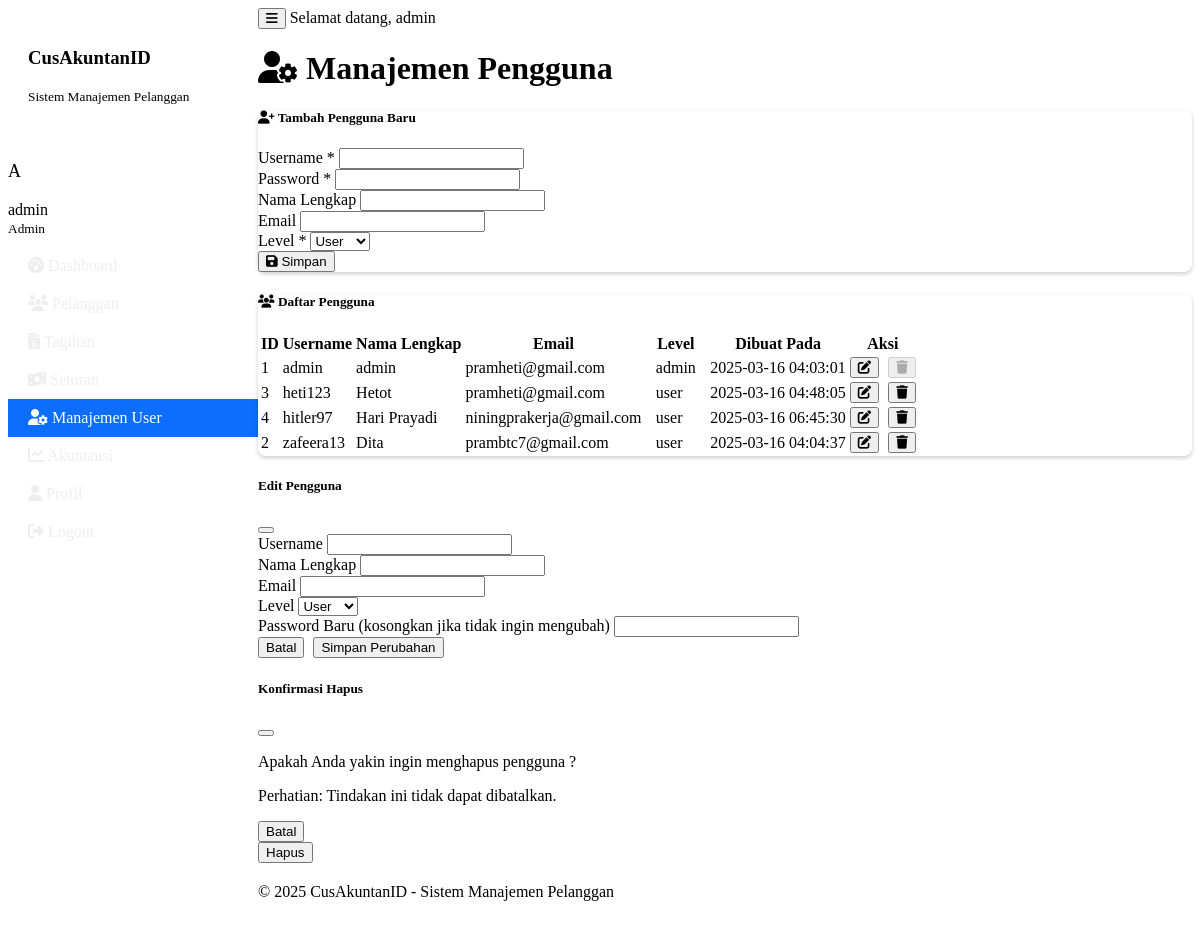
Screenshot of /users (signed in) with the database file from the repository.
### tables this page shows
CREATE TABLE pengguna (
            id INTEGER PRIMARY KEY,
            username TEXT UNIQUE NOT NULL,
            password_hash TEXT NOT NULL,
            nama_lengkap TEXT,
            email TEXT,
            level TEXT DEFAULT 'user',
            dibuat_pada TEXT
        );

### main.py (the view)
    def decorated_function(*args, **kwargs):
        if 'user' not in session:
            flash('Anda perlu login terlebih dahulu.', 'warning')
            return redirect(url_for('login'))
        if session['user'].get('level') != 'admin':
            flash('Anda tidak memiliki hak akses ke halaman ini.', 'danger')
            return redirect(url_for('dashboard'))
        return f(*args, **kwargs)

### main.py (called while the page is built)
@app.context_processor
def inject_now():
    return {'now': datetime.datetime.now()}

def admin_required(f):
    def decorated_function(*args, **kwargs):
        if 'user' not in session:
            flash('Anda perlu login terlebih dahulu.', 'warning')
            return redirect(url_for('login'))
        if session['user'].get('level') != 'admin':
            flash('Anda tidak memiliki hak akses ke halaman ini.', 'danger')
            return redirect(url_for('dashboard'))
        return f(*args, **kwargs)
    decorated_function.__name__ = f.__name__
    return decorated_function

@app.route('/users')
@admin_required
def user_list():
    users = pengguna_manager.get_all_users()
    return render_template('user_management.html', users=users)

    def get_connection(self):
        return sqlite3.connect(self.db_path)

    def get_all_users(self):
        conn = None
        try:
            conn = self.get_connection()
            cursor = conn.cursor()
            cursor.execute("SELECT id, username, nama_lengkap, email, level, dibuat_pada FROM pengguna ORDER BY username")
            users = cursor.fetchall()
            return users
        except sqlite3.OperationalError as e:
            print(f"Database error: {e}")
            return []
        finally:
            if conn:
                conn.close()

### templates/user_management.html (shortened to what this page needs)
{% extends "base.html" %}
{% block content %}
<div class="container">
    <h1 class="mb-4"><i class="fas fa-user-cog me-2"></i> Manajemen Pengguna</h1>
    <div class="card mb-4">
        <div class="card-header bg-primary text-white">
            <h5 class="mb-0">
                <i class="fas fa-user-plus me-2"></i> Tambah Pengguna Baru
            </h5>
        </div>
        <div class="card-body">
            <form method="POST" action="{{ url_for('add_user') }}" id="addUserForm">
                <div class="row">
                    <div class="col-md-6 mb-3">
                        <label for="username" class="form-label">Username <span class="text-danger">*</span></label>
                        <input type="text" class="form-control" id="username" name="username" required>
                    </div>
                    <div class="col-md-6 mb-3">
                        <label for="password" class="form-label">Password <span class="text-danger">*</span></label>
                        <input type="password" class="form-control" id="password" name="password" required>
                    </div>
                </div>
                <div class="row">
                    <div class="col-md-6 mb-3">
                        <label for="nama_lengkap" class="form-label">Nama Lengkap</label>
                        <input type="text" class="form-control" id="nama_lengkap" name="nama_lengkap">
                    </div>
                    <div class="col-md-6 mb-3">
                        <label for="email" class="form-label">Email</label>
                        <input type="email" class="form-control" id="email" name="email">
                    </div>
                </div>
                <div class="mb-3">
                    <label for="level" class="form-label">Level <span class="text-danger">*</span></label>
                    <select class="form-select" id="level" name="level" required>
                        <option value="user">User</option>
                    </select>
                </div>
                <div class="text-end">
                    <button type="submit" class="btn btn-primary">
                        <i class="fas fa-save me-2"></i> Simpan
                    </button>
                </div>
            </form>
        </div>
    </div>
    <div class="card">
        <div class="card-header bg-dark text-white">
            <h5 class="mb-0">
                <i class="fas fa-users me-2"></i> Daftar Pengguna
            </h5>
        </div>
        <div class="card-body">
            <div class="table-responsive">
                <table class="table table-striped table-hover">
                    <thead>
                        <tr>
                            <th>ID</th>
                            <th>Username</th>
                            <th>Nama Lengkap</th>
                            <th>Email</th>
                            <th>Level</th>
                            <th>Dibuat Pada</th>
                            <th>Aksi</th>
                        </tr>
                    </thead>
                    <tbody>
                        {% if users %}
                            {% for user in users %}
                            <tr>
                                <td>{{ user[0] }}</td>
                                <td>{{ user[1] }}</td>
                                <td>{{ user[2] or '-' }}</td>
                                <td>{{ user[3] or '-' }}</td>
                                <td>
                                    <span class="badge bg-{{ 'danger' if user[4] == 'admin' else 'info' }}">
                                        {{ user[4] }}
                                    </span>
                                </td>
                                <td>{{ user[5] }}</td>
                                <td>
                                    <button type="button" class="btn btn-sm btn-primary edit-user-btn" data-bs-toggle="modal" data-bs-target="#editUserModal"
                                        data-id="{{ user[0] }}"
                                        data-username="{{ user[1] }}"
                                        data-nama="{{ user[2] or '' }}"
                                        data-email="{{ user[3] or '' }}"
                                        data-level="{{ user[4] }}">
                                        <i class="fas fa-edit"></i>
                                    </button>
                                    {% if user[0] != session.user.id %}
                                    <button type="button" class="btn btn-sm btn-danger delete-user-btn" data-bs-toggle="modal" data-bs-target="#deleteUserModal"
                                        data-id="{{ user[0] }}"
                                        data-username="{{ user[1] }}">
                                        <i class="fas fa-trash"></i>
                                    </button>
                                    {% else %}
                                    <button type="button" class="btn btn-sm btn-secondary" disabled title="Tidak bisa menghapus akun sendiri">
                                        <i class="fas fa-trash"></i>
                                    </button>
                                    {% endif %}
                                </td>
                            </tr>
                            {% endfor %}
                        {% else %}
                            <tr>
                                <td colspan="7" class="text-center">Tidak ada data pengguna</td>
                            </tr>
                        {% endif %}
                    </tbody>
                </table>
            </div>
        </div>
    </div>
</div>
<div class="modal fade" id="editUserModal" tabindex="-1" aria-labelledby="editUserModalLabel" aria-hidden="true">
    <div class="modal-dialog">
        <div class="modal-content">
            <div class="modal-header bg-primary text-white">
                <h5 class="modal-title" id="editUserModalLabel">Edit Pengguna</h5>
                <button type="button" class="btn-close" data-bs-dismiss="modal" aria-label="Close"></button>
            </div>
            <form id="editUserForm" method="POST">
                <div class="modal-body">
                    <div class="mb-3">
                        <label for="edit_username" class="form-label">Username</label>
                        <input type="text" class="form-control" id="edit_username" readonly>
                    </div>
                    <div class="mb-3">
                        <label for="edit_nama_lengkap" class="form-label">Nama Lengkap</label>
                        <input type="text" class="form-control" id="edit_nama_lengkap" name="nama_lengkap">
                    </div>
                    <div class="mb-3">
                        <label for="edit_email" class="form-label">Email</label>
                        <input type="email" class="form-control" id="edit_email" name="email">
                    </div>
                    <div class="mb-3">
                        <label for="edit_level" class="form-label">Level</label>
                        <select class="form-select" id="edit_level" name="level">
                            <option value="user">User</option>
                        </select>
                    </div>
                    <div class="mb-3">
                        <label for="edit_password" class="form-label">Password Baru (kosongkan jika tidak ingin mengubah)</label>
                        <input type="password" class="form-control" id="edit_password" name="password">
                    </div>
                </div>
                <div class="modal-footer">
                    <button type="button" class="btn btn-secondary" data-bs-dismiss="modal">Batal</button>
                    <button type="submit" class="btn btn-primary">Simpan Perubahan</button>
                </div>
            </form>
        </div>
    </div>
</div>
<div class="modal fade" id="deleteUserModal" tabindex="-1" aria-labelledby="deleteUserModalLabel" aria-hidden="true">
    <div class="modal-dialog">
        <div class="modal-content">
            <div class="modal-header bg-danger text-white">
                <h5 class="modal-title" id="deleteUserModalLabel">Konfirmasi Hapus</h5>
                <button type="button" class="btn-close" data-bs-dismiss="modal" aria-label="Close"></button>
            </div>
            <div class="modal-body">
                <p>Apakah Anda yakin ingin menghapus pengguna ?</p>
                <p class="text-danger">Perhatian: Tindakan ini tidak dapat dibatalkan.</p>
            </div>
            <div class="modal-footer">
                <button type="button" class="btn btn-secondary" data-bs-dismiss="modal">Batal</button>
                <form id="deleteUserForm" method="POST">
                    <button type="submit" class="btn btn-danger">Hapus</button>
                </form>
            </div>
        </div>
    </div>
</div>
{% endblock %}

### static/css/style.css (style rules this page uses)
.card { margin-bottom: 20px; border-radius: 0.5rem; box-shadow: 0 0.125rem 0.25rem rgba(0, 0, 0, 0.2); }
.card-header { border-top-left-radius: 0.5rem !important; border-top-right-radius: 0.5rem !important; }
.btn + .btn { margin-left: 5px; }
.table th, .table td { vertical-align: middle; }
.badge.bg-success, .badge.bg-danger, .badge.bg-info, .badge.bg-warning { font-weight: 500; padding: 0.35em 0.65em; }

### rows the page displays
pengguna: id "1", username "admin", nama_lengkap "admin", email "pramheti@gmail.com", level "admin", dibuat_pada "2025-03-16 04:03:01"
pengguna: id "3", username "heti123", nama_lengkap "Hetot", email "pramheti@gmail.com", level "user", dibuat_pada "2025-03-16 04:48:05"
pengguna: id "4", username "hitler97", nama_lengkap "Hari Prayadi", email "niningprakerja@gmail.com", level "user", dibuat_pada "2025-03-16 06:45:30"
pengguna: id "2", username "zafeera13", nama_lengkap "Dita", email "prambtc7@gmail.com", level "user", dibuat_pada "2025-03-16 04:04:37"

### other values shown
{{ session.user.username[0].upper() }} "A"
{{ session.user.nama_lengkap or session.user.username }} "admin"
{{ 'Admin' if session.user.level == 'admin' else 'User' }} "Admin"
